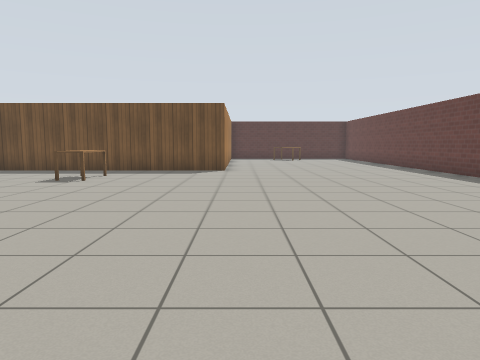
view 1 (above)

24 first-person views from a walk through a robot-simulator world made for Gazebo. The camera is 1 m above the floor, tilts 6° down and sees 70° across. The floor is counted in squares, 1 m on a side. Each view is taken from the middle of a square. On the plan, view 1 faces up. The plan holds only what a view shows up to about 13 squares ahead; the rest is blank. The place goes on beyond the plan. Gazebo's built-in surfaces are drawn with simple patterns. Some stock models are drawn as simple stand-ins.

view 2
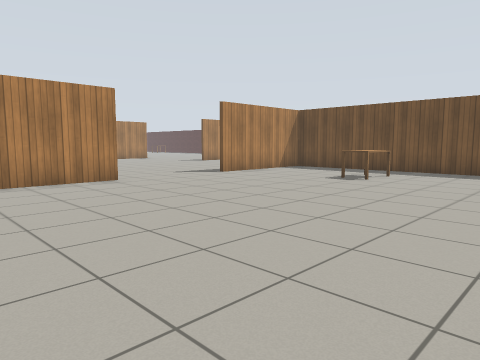

view 3
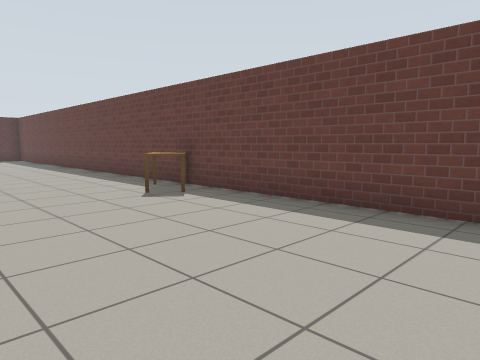

view 4
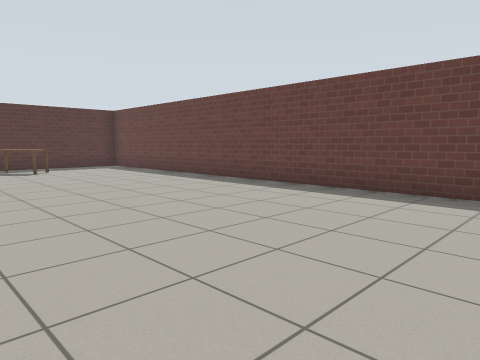

view 5
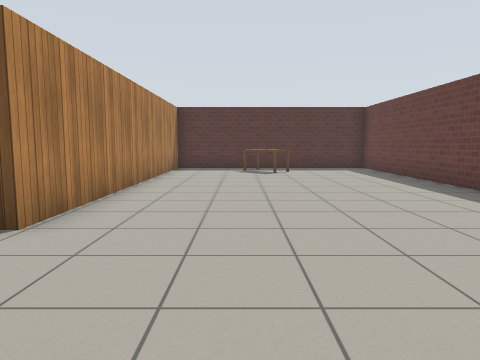

view 6
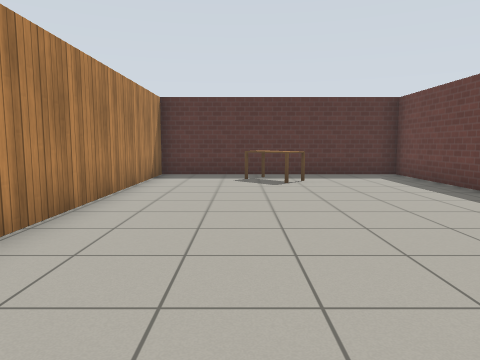

view 7
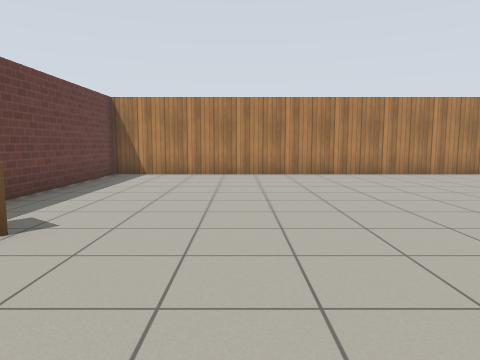

view 8
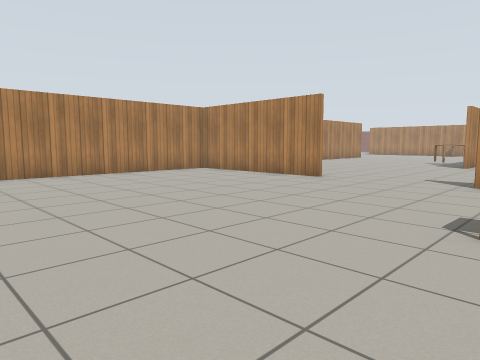

view 9
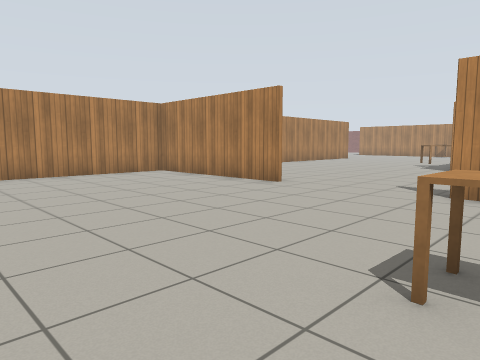

view 10
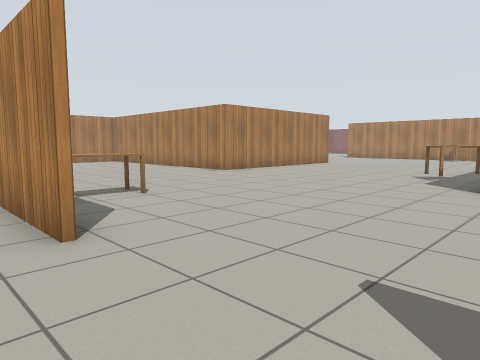

view 11
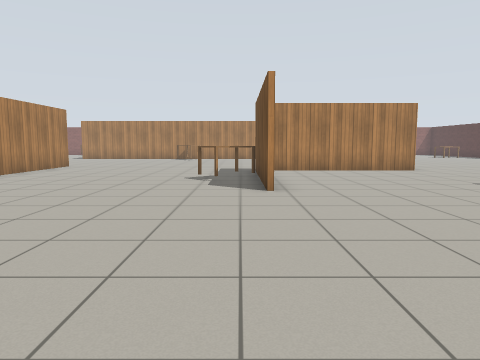

view 12
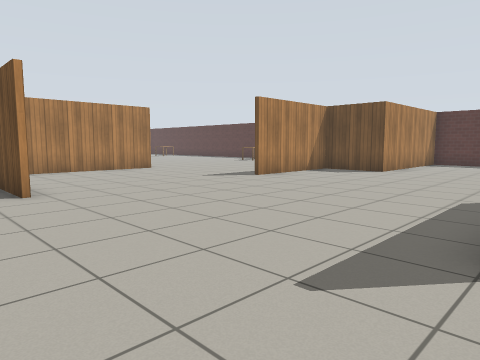

view 13
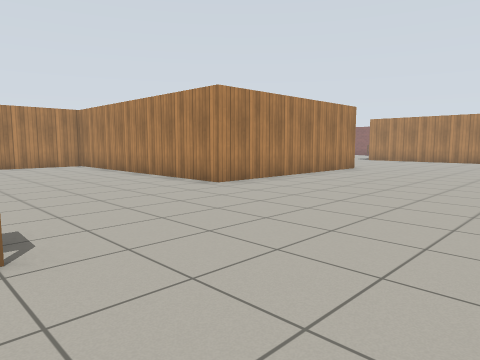

view 14
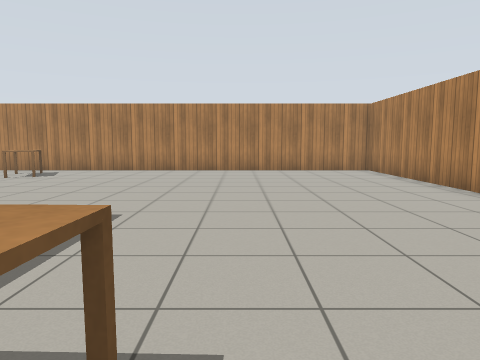

view 15
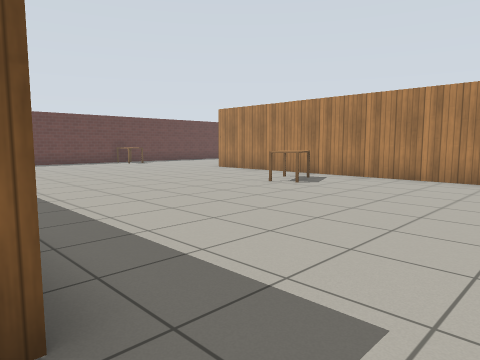

view 16
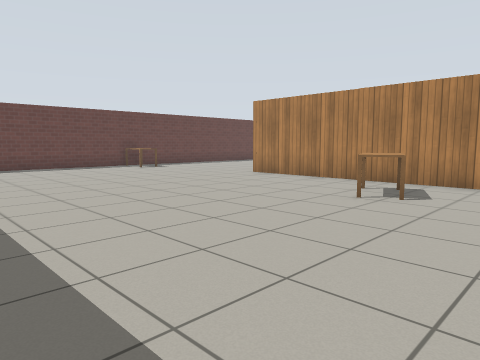

view 17
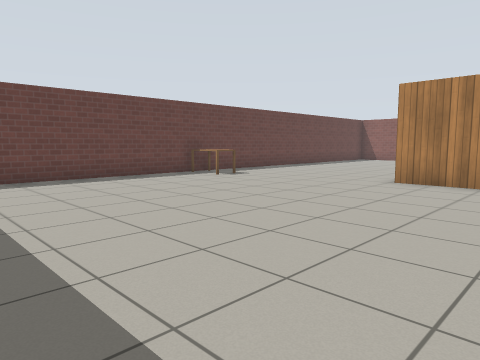

view 18
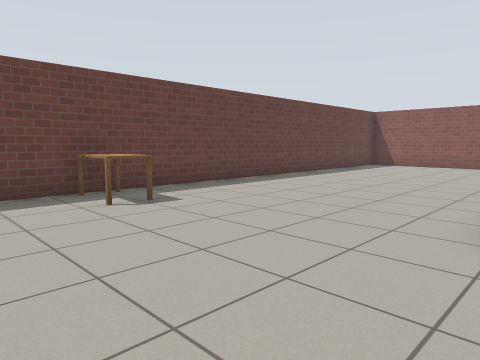

view 19
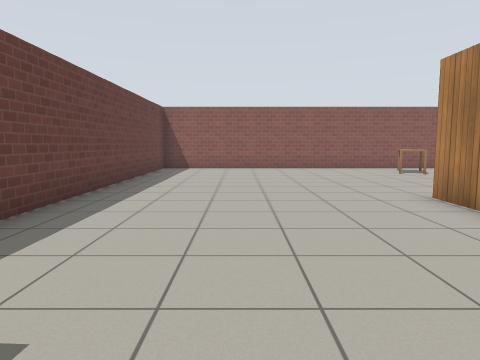

view 20
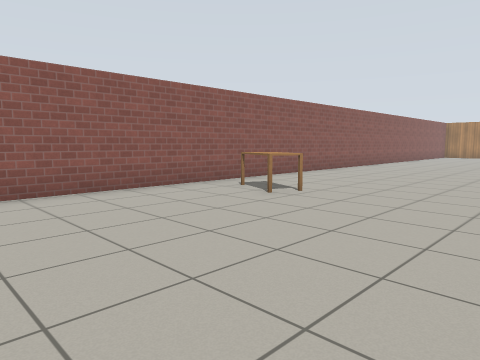

view 21
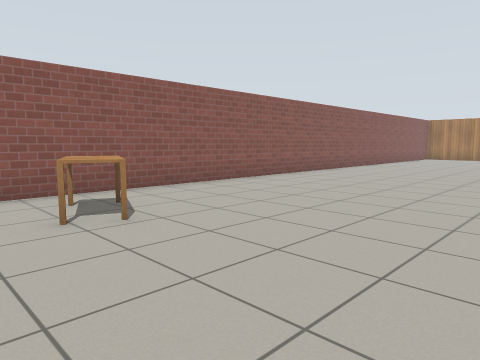

view 22
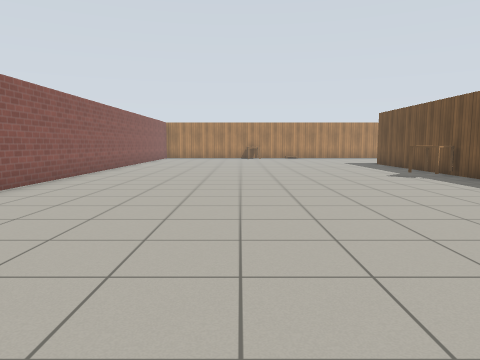

view 23
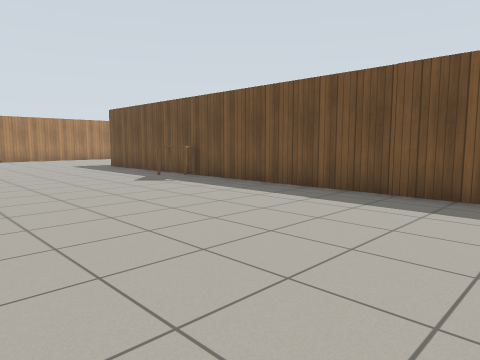

view 24
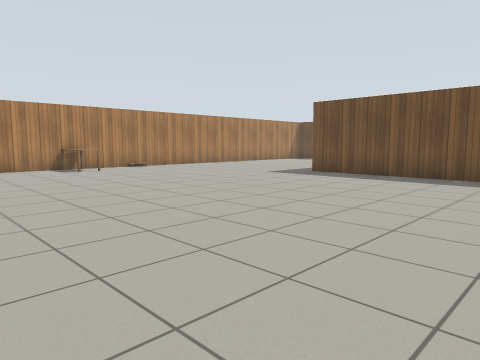

### Floor plan
Points are (right, up) in squares from view 1. A wall is a line through its corners. A room is listed if a view was taken in it or the views show most of it. See-through windows are left out.
Room 1 (views 1, 2, 3, 4, 5, 6, 7, 8, 9, 10)
walls: (-9.1, 9.5) (-9.1, 8.2); (-9.1, 4.4) (-9.1, -1.3) (7.2, -1.3) (7.2, 23.3) (-0.6, 23.3) (-0.6, 12.9) (-9.1, 12.9)
ways out: opening at (-8.8, 6.5) to room 2
objects: table (-5, 10) to (-4, 11); table (2, 21) to (4, 22); table (6, 6) to (6, 7)
Room 2 (views 11, 12, 13, 14, 15, 16, 17, 18, 19, 20, 21, 22, 23, 24)
walls: (-16.2, 6.6) (-21.5, 6.6); (-23, -1.7) (-16.9, -1.7) (-16.9, -11) (0.5, -11); (-3.1, -11.2) (-17.1, -11.2); (0.4, -14) (0.4, -15.4); (-21.9, 12.6) (-21.9, 7.2); (-16.4, 16.2) (-16.4, 13.2); (-24.2, -17.6) (-24.2, -19.5); (-14.1, 18.6) (-14.1, 17.4) (-15.3, 17.4); (-13.1, -23.2) (2.9, -23.2); (7.2, -22.1) (7.2, -3.8)
ways out: opening at (-8.8, 6.5) to room 1
objects: table (-24, -17) to (-23, -17); table (-19, 5) to (-18, 6); table (-11, -13) to (-10, -12); table (-11, 1) to (-10, 1); table (-6, -9) to (-5, -8); table (-2, -22) to (-2, -20); table (6, -10)

Positions as (right, up) in squares from view 1, and headings:
1: (0, 0), facing up
2: (0, 0), facing up-left
3: (2, 0), facing up-right
4: (0, 8), facing up-right
5: (2, 9), facing up
6: (2, 12), facing up
7: (3, 10), facing down
8: (0, 10), facing down-left
9: (-2, 10), facing down-left
10: (-8, 8), facing down-left
11: (-9, 6), facing left
12: (-9, 5), facing up-left
13: (-11, 5), facing down-left
14: (-12, 2), facing down
15: (-11, -1), facing down-right
16: (-8, -2), facing down-right
17: (-3, -2), facing down-right
18: (0, -7), facing down-right
19: (4, -9), facing down
20: (4, -16), facing down-left
21: (0, -16), facing down-left
22: (0, -18), facing left
23: (-2, -18), facing up-left
24: (-10, -22), facing up-left
